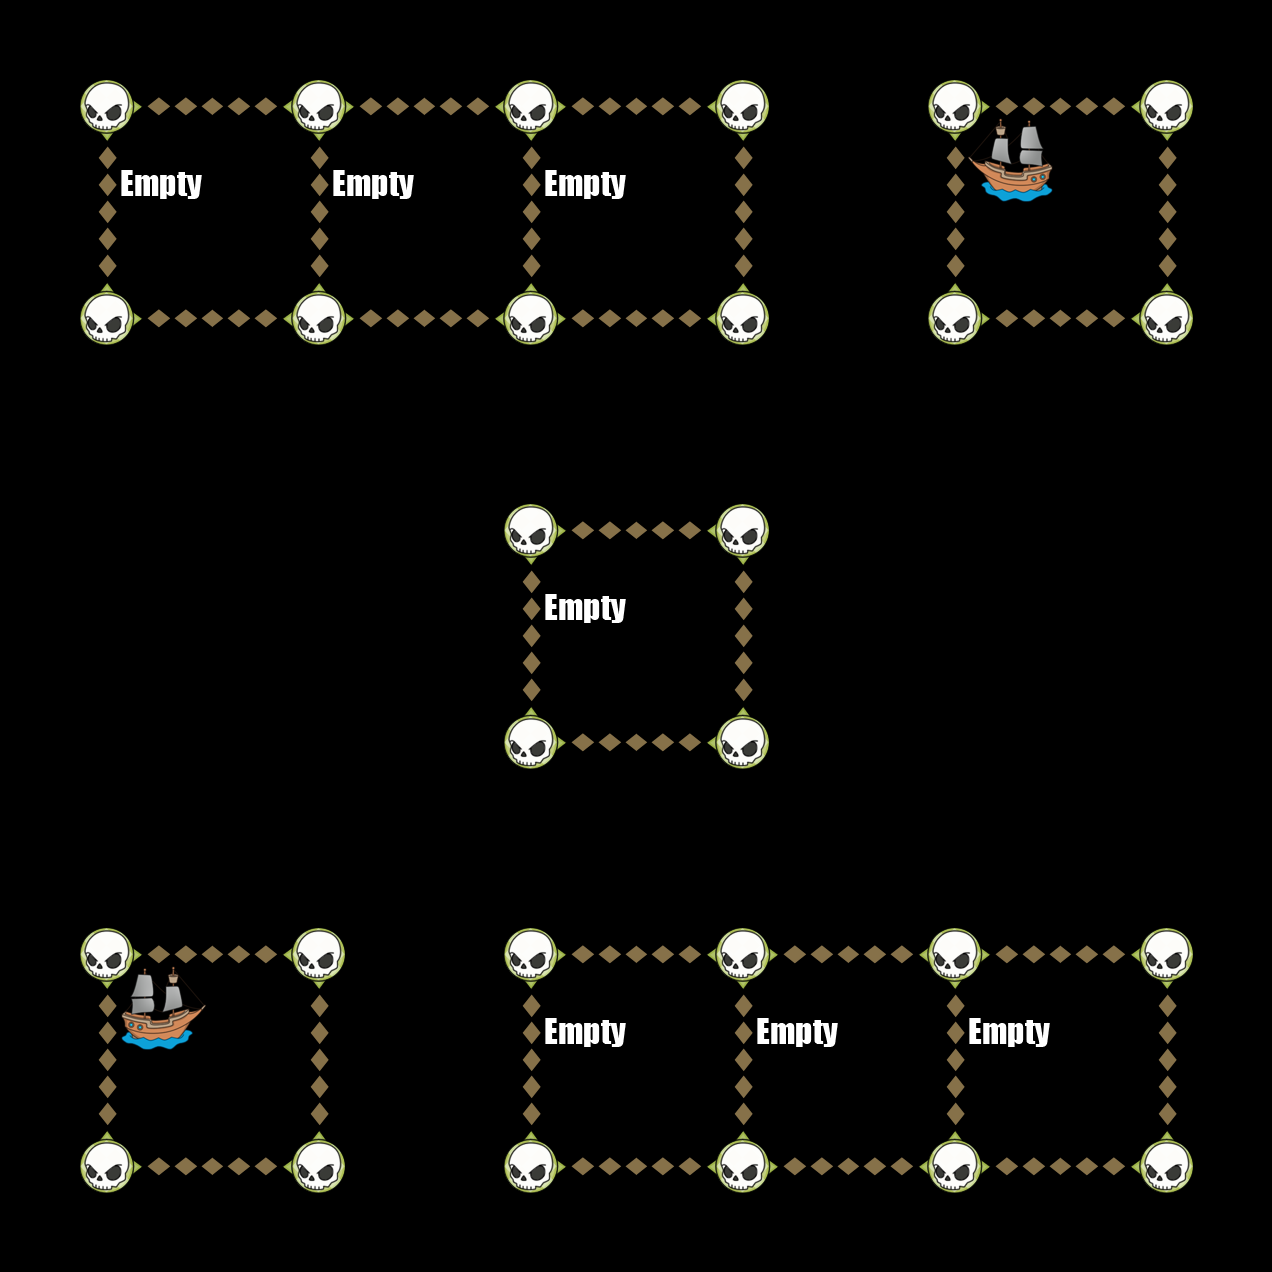

Below is a game level as drawn by its tile map, then a one-line description and the .tmx that defines it (tile-layer data replaced by summaries):
An orthogonal 6x6 tile map with 212x212 px tiles, 6 tile layers (Down, Up, Left, Right, ...).

<map version="1.0" orientation="orthogonal" width="6" height="6" tilewidth="212" tileheight="212">
 <tileset firstgid="1" name="TileGraphic_Final-ipadhd" tilewidth="212" tileheight="212">
  <image source="TileGraphic_Final-ipadhd.png" width="636" height="1060" />
  <tile id="0">
   <properties>
    <property name="LineFilled" value="True" />
   </properties>
  </tile>
  <tile id="2">
   <properties>
    <property name="Item" value="TreasureBox" />
   </properties>
  </tile>
  <tile id="4">
   <properties>
    <property name="RowFilled" value="True" />
   </properties>
  </tile>
  <tile id="6">
   <properties>
    <property name="Item" value="CannonLeft" />
   </properties>
  </tile>
  <tile id="7">
   <properties>
    <property name="Item" value="ShipRight" />
   </properties>
  </tile>
  <tile id="8">
   <properties>
    <property name="Item" value="MapOne" />
   </properties>
  </tile>
  <tile id="9">
   <properties>
    <property name="Item" value="CannonRight" />
   </properties>
  </tile>
  <tile id="10">
   <properties>
    <property name="Item" value="ShipLeft" />
   </properties>
  </tile>
  <tile id="11">
   <properties>
    <property name="Item" value="MapTwo" />
   </properties>
  </tile>
  <tile id="12">
   <properties>
    <property name="Item" value="Empty" />
   </properties>
  </tile>
 </tileset>
 <layer name="Down" width="6" height="6">
  <data>[36 cells, 14 non-empty, 1 distinct tile ids]</data>
 </layer>
 <layer name="Up" width="6" height="6">
  <data>[36 cells, 14 non-empty, 1 distinct tile ids]</data>
 </layer>
 <layer name="Left" width="6" height="6">
  <data>[36 cells, 18 non-empty, 1 distinct tile ids]</data>
 </layer>
 <layer name="Right" width="6" height="6">
  <data>[36 cells, 18 non-empty, 1 distinct tile ids]</data>
 </layer>
 <layer name="Dots" width="6" height="6">
  <data>[36 cells, 28 non-empty, 1 distinct tile ids]</data>
 </layer>
 <layer name="Items" width="6" height="6">
  <data>[36 cells, 9 non-empty, 3 distinct tile ids]</data>
 </layer>
</map>
